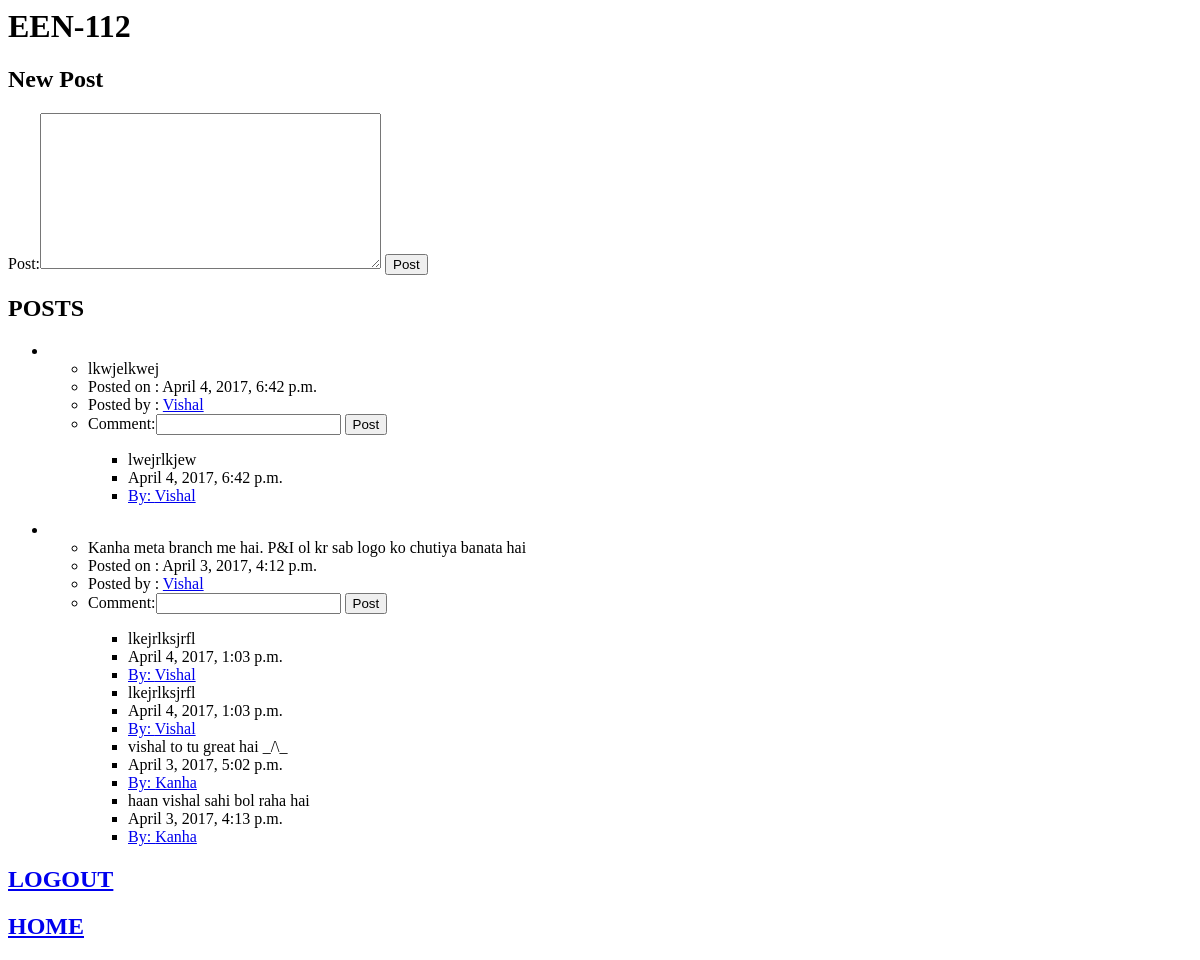
The page /lectut/profile/3/course/ (signed in) on the database as committed earlier.
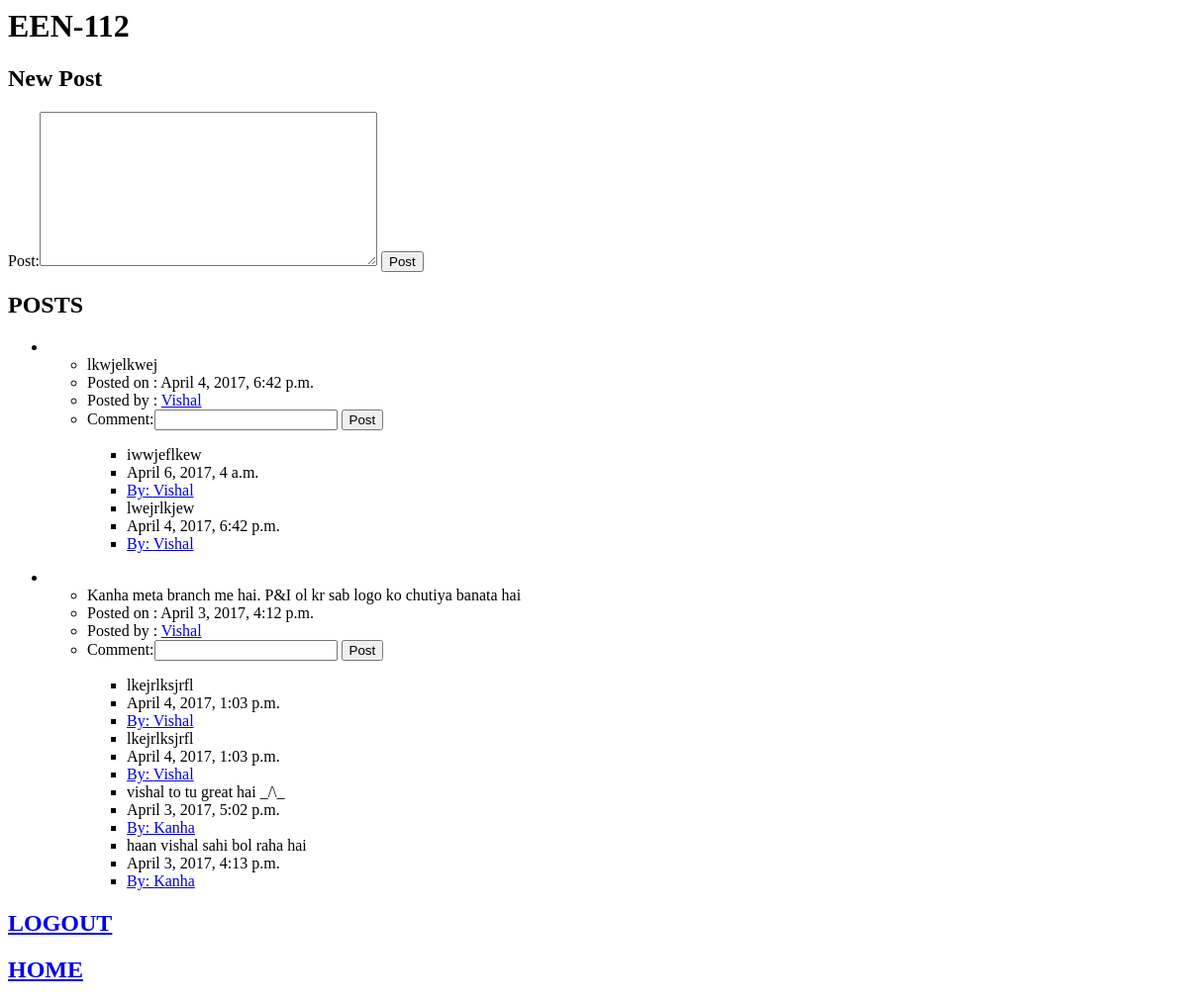
The same page on the database as committed later.
### lectut/models.py (models this page shows, shortened)
class Post(models.Model):
	post = models.CharField(max_length=300)
	poster = models.CharField(max_length=200)
	pub_time = models.DateTimeField(auto_now_add=True)
	course = models.ForeignKey(Course, on_delete=models.CASCADE)

class Comment(models.Model):
	comment = models.CharField(max_length=200)
	pub_time = models.DateTimeField(auto_now_add=True)
	commenter = models.CharField(max_length=200)
	post = models.ForeignKey(Post, on_delete=models.CASCADE)

### lectut/views.py (the view)
# urls.py: url(r'^profile/(?P<course_id>[0-9]+)/course/$', views.coursepage, name='coursepage'),
def coursepage(request, course_id):
	if request.user.is_authenticated():
		form1 = PostForm()
		form2 = CommentForm()
		course = get_object_or_404(Course, pk=course_id)
		return render(request, 'lectut/course.html', {'course': course,  'userid': request.user.id, 'form1': form1, 'form2':form2})
	else:
		messages.error(request, 'You have to login 1st')
		return HttpResponseRedirect(reverse('lectut:index'))

### lectut/forms.py
class PostForm(forms.Form):
	Post = forms.CharField( widget=forms.Textarea)

class CommentForm(forms.Form):
	Comment = forms.CharField(label='Comment', max_length=300)

### lectut/templates/lectut/course.html (shortened to what this page needs)
<h1>{{ course.courseName }}</h1>
<h2> New Post</h2>
<form action="{% url 'lectut:posting' course.id %}" method="post">
{{ form1 }}
<input type="submit" value="Post" />
</form>
<h2>POSTS</h2>
	{% for pos in course.post_set.all reversed %}
	<ul>
		<li><ul><li>{{ pos.post}}</li><li>Posted on : {{ pos.pub_time}}</li>
		<li>Posted by : <a href="{% url 'lectut:userprofile' pos.poster %}">{{ pos.poster }}</a></li>
		<li><form action="{% url 'lectut:commenting' course.id pos.id%}" method="post">
			{{ form2 }}
			<input type="submit" value="Post" />
			</form>
			{% for com in pos.comment_set.all reversed %}
			<ul>
				<li>{{ com.comment}}</li><li>{{ com.pub_time}}</li>
				<li><a href="{% url 'lectut:userprofile' com.commenter %}">By: {{ com.commenter }}</a></li>
			</ul>
			{% endfor %}
		</li>
		</ul>
	</ul>
	{% endfor%}
<h2><a href="{% url 'lectut:logo' %}">LOGOUT</a></h2>
<h2><a href="{% url 'lectut:homepage' %}">HOME</a></h2>

Rows that differ between the two databases and show on the page:
added Comment: comment "iwwjeflkew", pub_time "April 6, 2017, 4 a.m.", commenter "Vishal", shown under Post "lkwjelkwej"
